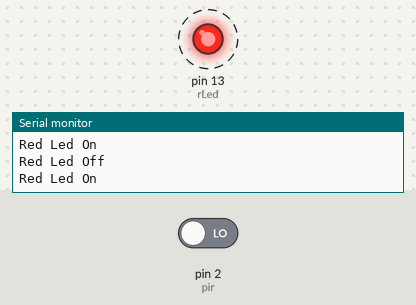
The sketch below on a simulated Arduino Uno, built with avr-gcc and run on an emulated ATmega328P. Parts: output pins drawn as LEDs (lit = HIGH), the last lines printed to the serial monitor. Dashed ring = blinking. Inputs (shaded band) come from the test bench; at power-on: pin 2 (pir) LOW.

Above: at 4.8 s.
4.9 s: pin 2 (pir) driven HIGH
At 6.0 s:
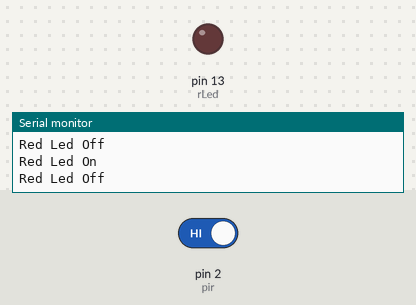
10.9 s: pin 2 (pir) driven LOW
At 12.6 s:
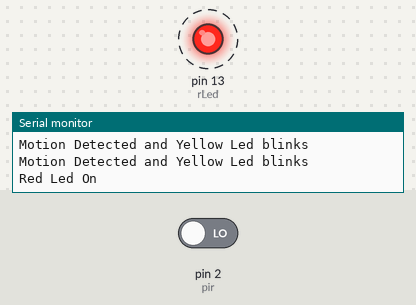
Timing chart, 0 to 22.9 s (numbered marks = the images above; inputs shaded):
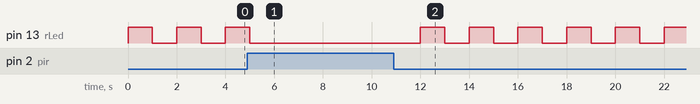

The sketch:

t1_source_code.ino
```cpp
// C++ code
//

int yLed = 12;
int rLed = 13;
int pir = 2;

void setup()
{
  pinMode(rLed, OUTPUT);
  pinMode(pir, INPUT);
  Serial.begin(9600);
}

void loop()
{

  int val = digitalRead(pir);
  //Serial.println(val);
  //delay(3000);

  if(val == HIGH){

    digitalWrite(yLed, HIGH);
    delay(1000);
    digitalWrite(yLed, LOW);
    delay(1000);
    Serial.println("Motion Detected and Yellow Led blinks");

  }
  else{

    digitalWrite(rLed, HIGH);
    Serial.println("Red Led On");
    delay(1000); // Wait for 1000 millisecond(s)
    digitalWrite(rLed, LOW);
    Serial.println("Red Led Off");
    delay(1000); // Wait for 1000 millisecond(s)

  }
}
```

Measured:
- after the input at 4.9 s, pin 13 (rLed): goes on until 5.0 s, then stays LOW
- after the input at 10.9 s, pin 13 (rLed): alternates HIGH for 1.0 s and LOW for 1.0 s, starting after 1.1 s
- by itself, pin 13 (rLed): alternates HIGH for 1.0 s and LOW for 1.0 s
